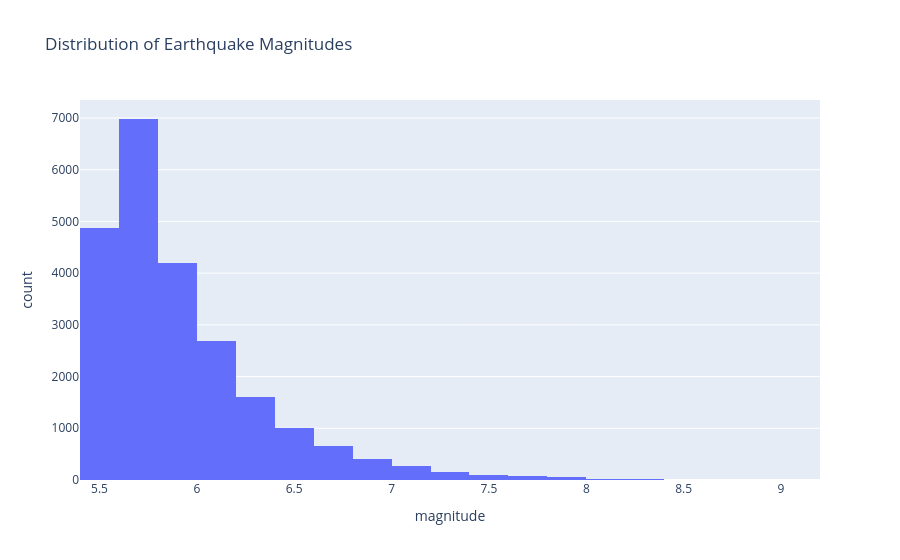

The cell this chart's notebook holds for it:
### Code cell
# 1. Magnitude distribution
px.histogram(mysql_df, x="magnitude", nbins=30, title="Distribution of Earthquake Magnitudes")

### Figure 1 — Plotly figure (JSON) as saved in the notebook; plotly's stock layout.template omitted (floating-point values rounded to 4 significant figures; data arrays with more than 128 entries replaced by an {"elided": "..."} marker saying what was removed)
{"data": [{"bingroup": "x", "hovertemplate": "magnitude=%{x}<br>count=%{y}<extra></extra>", "legendgroup": "", "marker": {"color": "#636efa", "pattern": {"shape": ""}}, "name": "", "nbinsx": 30, "orientation": "v", "showlegend": false, "type": "histogram", "x": {"elided": "23119 float values"}, "xaxis": "x", "yaxis": "y"}], "layout": {"barmode": "relative", "legend": {"tracegroupgap": 0}, "title": {"text": "Distribution of Earthquake Magnitudes"}, "xaxis": {"anchor": "y", "domain": [0, 1], "title": {"text": "magnitude"}}, "yaxis": {"anchor": "x", "domain": [0, 1], "title": {"text": "count"}}}}
